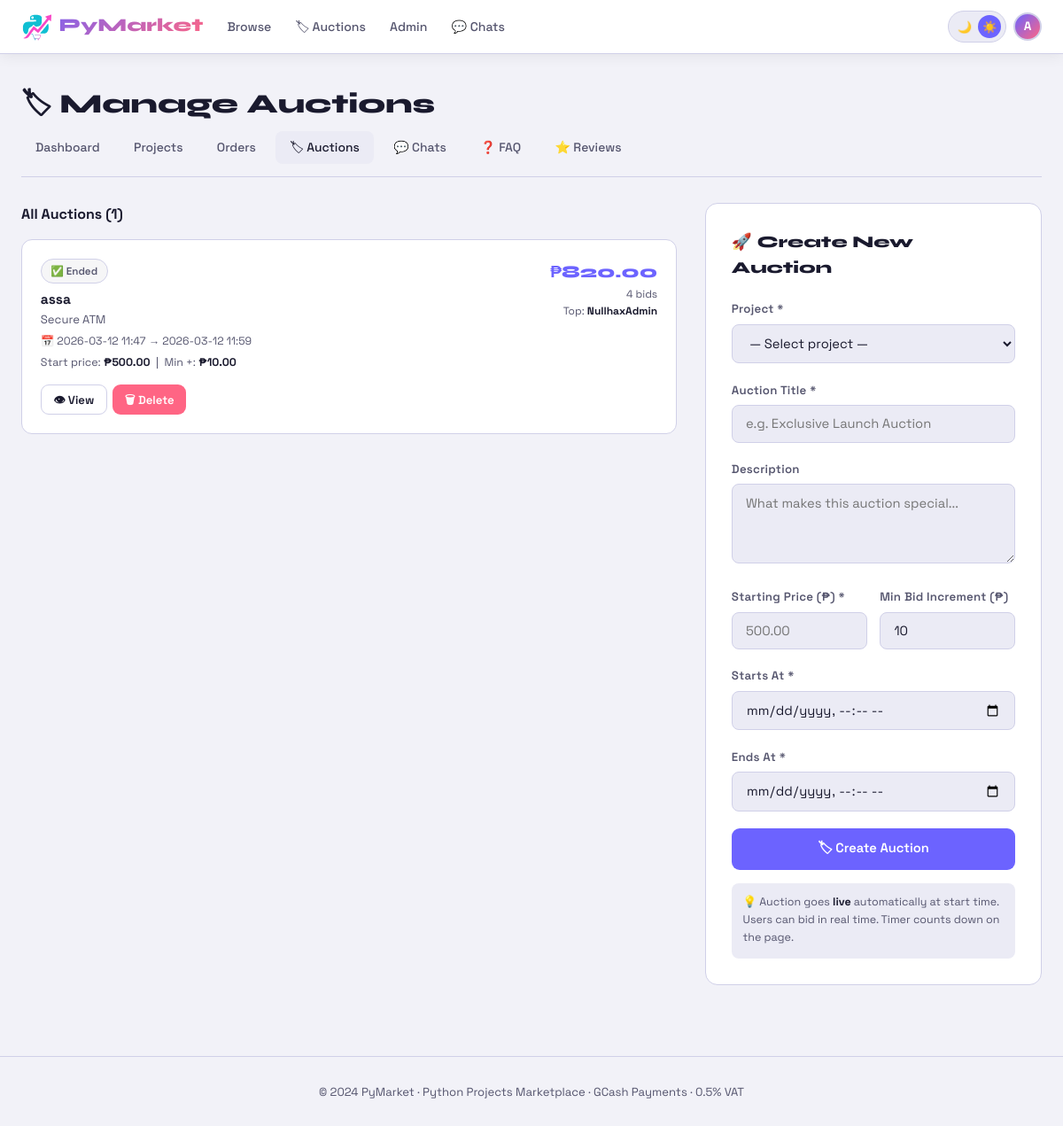
The app's page /admin/auctions (signed in), older data.
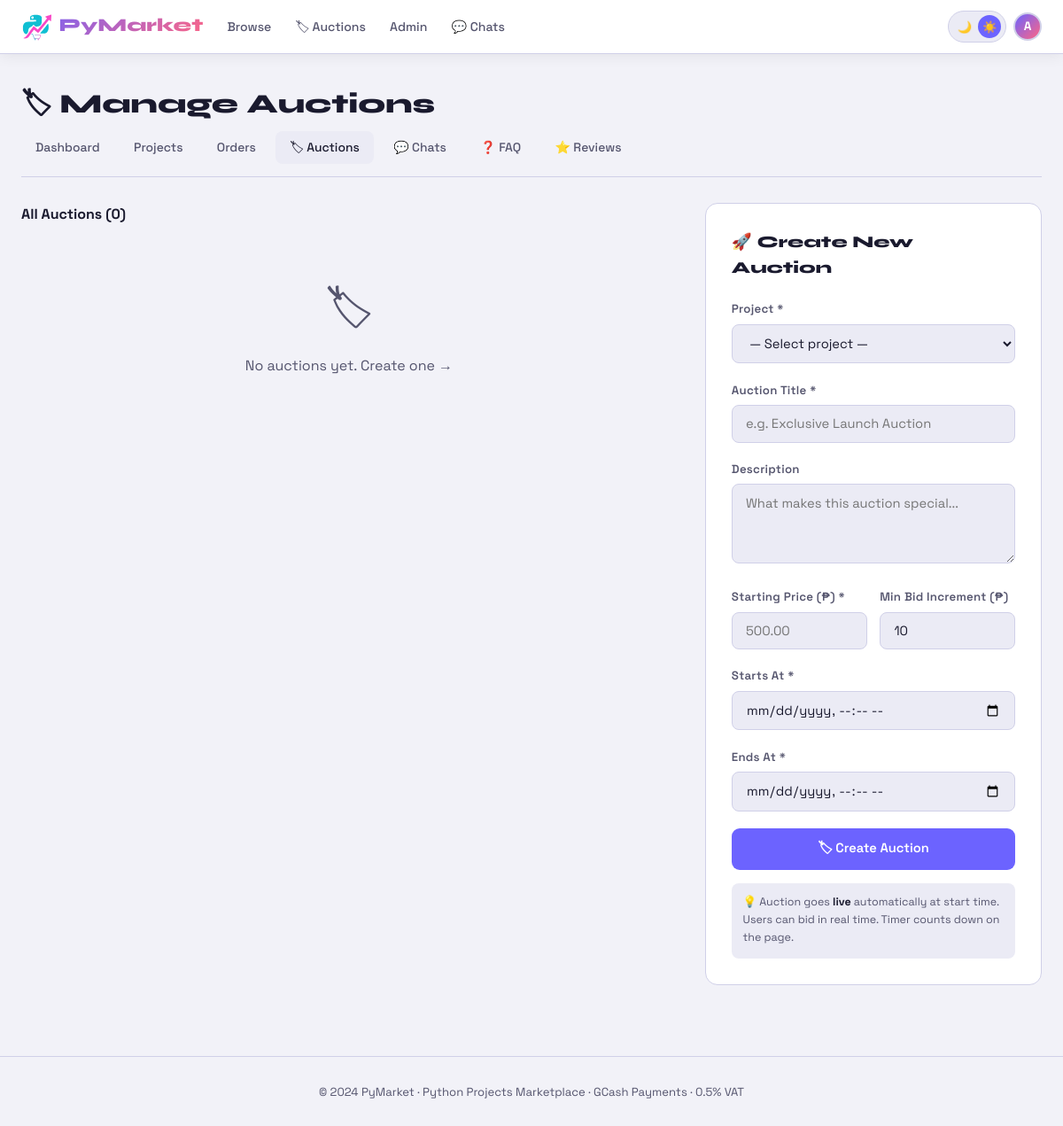
The same page, newer data.
### tables this page shows
CREATE TABLE auctions (
                id INTEGER PRIMARY KEY AUTOINCREMENT,
                project_id INTEGER NOT NULL,
                title TEXT NOT NULL,
                description TEXT NOT NULL,
                start_price REAL NOT NULL DEFAULT 0,
                min_increment REAL NOT NULL DEFAULT 10,
                starts_at TEXT NOT NULL,
                ends_at TEXT NOT NULL,
                status TEXT DEFAULT 'upcoming',
                winner_id INTEGER,
                winning_bid REAL,
                created_at TEXT DEFAULT CURRENT_TIMESTAMP,
                FOREIGN KEY(project_id) REFERENCES projects(id),
                FOREIGN KEY(winner_id) REFERENCES users(id)
            );

CREATE TABLE projects (
                id INTEGER PRIMARY KEY AUTOINCREMENT,
                title TEXT NOT NULL,
                description TEXT NOT NULL,
                price REAL NOT NULL,
                tech_stack TEXT,
                category TEXT,
                file_path TEXT,
                is_active INTEGER DEFAULT 1,
                created_at TEXT DEFAULT CURRENT_TIMESTAMP
            );

### app.py (the view, shortened to what this page needs)
@app.route('/admin/auctions', methods=['GET','POST'])
@login_required
@admin_required
def admin_auctions():
    db=get_db()
    auction_rows = db.execute("""
        SELECT a.*, p.title as project_title,
            (SELECT COUNT(*) FROM auction_bids WHERE auction_id=a.id) as bid_count,
            (SELECT MAX(amount) FROM auction_bids WHERE auction_id=a.id) as current_bid,
            (SELECT u.username FROM auction_bids b JOIN users u ON b.user_id=u.id
             WHERE b.auction_id=a.id ORDER BY b.amount DESC LIMIT 1) as top_bidder
        FROM auctions a JOIN projects p ON a.project_id=p.id ORDER BY a.starts_at DESC
    """).fetchall()
    auctions_list = []
    for a in auction_rows:
        d = dict(a)
        d['live_status'] = auction_status(a)
        auctions_list.append(d)
    projects = db.execute("SELECT id,title FROM projects WHERE is_active=1").fetchall()
    return render_template('admin/auctions.html', auctions=auctions_list, projects=projects)

### app.py (called while the page is built)
def get_db():
    conn = sqlite3.connect(DB_PATH)
    conn.row_factory = sqlite3.Row
    return conn

def login_required(f):
    @wraps(f)
    def decorated(*args, **kwargs):
        if 'user_id' not in session:
            flash('login_required')
            return redirect(url_for('login', next=request.url))
        return f(*args, **kwargs)
    return decorated

def admin_required(f):
    @wraps(f)
    def decorated(*args, **kwargs):
        if not session.get('is_admin'):
            return redirect(url_for('index'))
        return f(*args, **kwargs)
    return decorated

def auction_status(a):
    now = datetime.now().isoformat()
    starts = a['starts_at'] or ''
    ends   = a['ends_at'] or ''
    if not starts or now < starts:
        return 'upcoming'
    if ends and now > ends:
        return 'ended'
    return 'live'

### templates/admin/auctions.html (shortened to what the changed rows need)
{% extends 'base.html' %}
{% block content %}
<div class="container">
  <h1 class="page-title">🏷 Manage Auctions</h1>
  <div style="display:grid;grid-template-columns:1fr 380px;gap:2rem;align-items:start">
    <div>
      <h2 style="font-size:1rem;font-weight:700;margin-bottom:1rem">All Auctions ({{ auctions|length }})</h2>
      {% if auctions %}
      <div style="display:flex;flex-direction:column;gap:.9rem">
        {% for a in auctions %}
        <div style="background:var(--surface);border:1px solid var(--border);border-radius:12px;padding:1.3rem{% if a['live_status']=='live' %};border-color:rgba(0,214,143,.3){% endif %}">
          <div style="display:flex;align-items:flex-start;gap:.8rem;flex-wrap:wrap">
            <div style="flex:1;min-width:160px">
              <div style="display:flex;align-items:center;gap:.5rem;flex-wrap:wrap;margin-bottom:.35rem">
                <span class="badge status-{{ a['live_status'] }}">
                  {% if a['live_status']=='live' %}🟢 LIVE{% elif a['live_status']=='upcoming' %}⏳ Upcoming{% else %}✅ Ended{% endif %}
                </span>
              </div>
              <div style="font-weight:700;font-size:.97rem">{{ a['title'] }}</div>
              <div style="color:var(--muted);font-size:.82rem">{{ a['project_title'] }}</div>
              <div style="color:var(--muted);font-size:.77rem;margin-top:.3rem">
                📅 {{ a['starts_at'][:16].replace('T',' ') if a['starts_at'] }} → {{ a['ends_at'][:16].replace('T',' ') if a['ends_at'] }}
              </div>
              <div style="font-size:.78rem;margin-top:.25rem;color:var(--muted)">
                Start price: <strong style="color:var(--text)">₱{{ "%.2f"|format(a['start_price']) }}</strong> &nbsp;|&nbsp;
                Min +: <strong style="color:var(--text)">₱{{ "%.2f"|format(a['min_increment']) }}</strong>
              </div>
            </div>
            <div style="text-align:right;flex-shrink:0">
              <div style="font-family:var(--display);font-weight:800;font-size:1.2rem;color:{% if a['live_status']=='live' %}var(--green){% else %}var(--accent){% endif %}">
                ₱{{ "%.2f"|format(a['current_bid'] or a['start_price']) }}
              </div>
              <div style="font-size:.75rem;color:var(--muted)">{{ a['bid_count'] }} bids</div>
              {% if a['top_bidder'] %}<div style="font-size:.75rem;color:var(--muted)">Top: <strong style="color:var(--text)">{{ a['top_bidder'] }}</strong></div>{% endif %}
            </div>
          </div>
          <div style="display:flex;gap:.4rem;margin-top:.9rem;flex-wrap:wrap">
            <a href="{{ url_for('auction_detail', aid=a['id']) }}" class="btn btn-outline btn-sm" target="_blank">👁 View</a>
            <a href="{{ url_for('delete_auction', aid=a['id']) }}" class="btn btn-danger btn-sm"
               onclick="return confirm('Delete this auction and all bids?')">🗑 Delete</a>
          </div>
        </div>
        {% endfor %}
      </div>
      {% else %}
      <div class="empty" style="padding:2.5rem"><div class="empty-icon">🏷</div><div>No auctions yet. Create one →</div></div>
      {% endif %}
    </div>
  </div>
</div>
{% endblock %}

Row changes from the older to the newer data that the page shows:
removed auctions: title "assa", project_title "Secure ATM", starts_at "2026-03-12 11:47", ends_at "2026-03-12 11:59", start_price "500.00", min_increment "10.00", a "820.00", bid_count "4", top_bidder "NullhaxAdmin"
Text that changed along with them:
{{ auctions|length }}: "1" → "0"
text now shown: "🏷 No auctions yet. Create one →"
